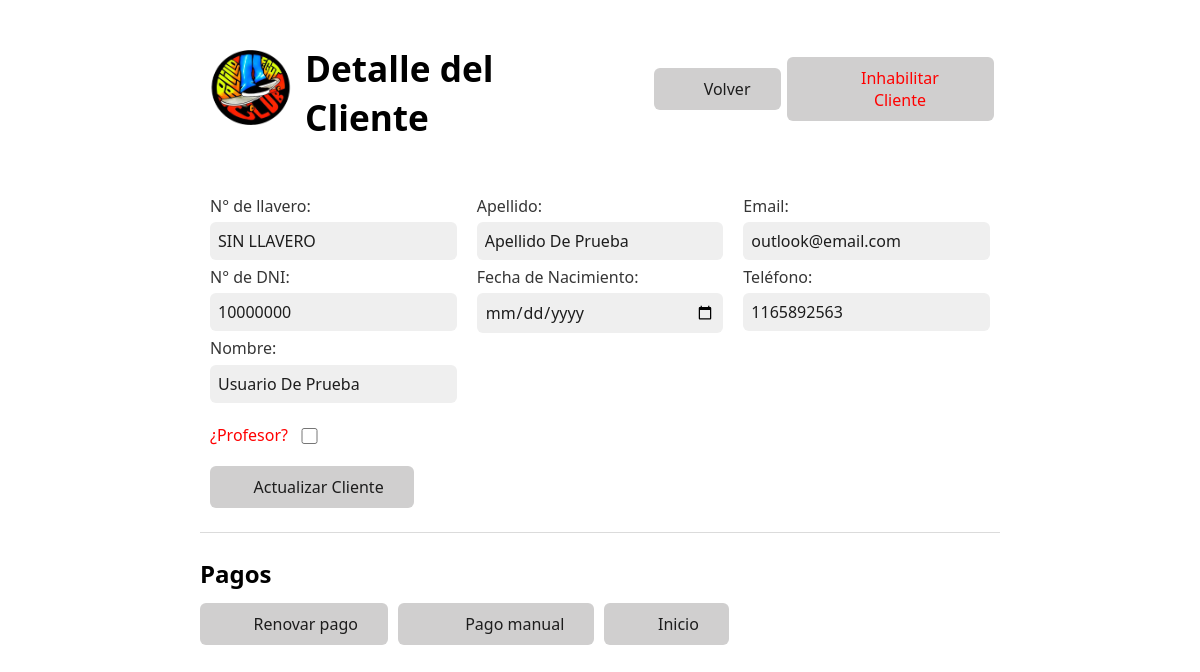
The app's page /controllers/detalle_usuario_controller.php?dni=10000000 (signed in), older data.
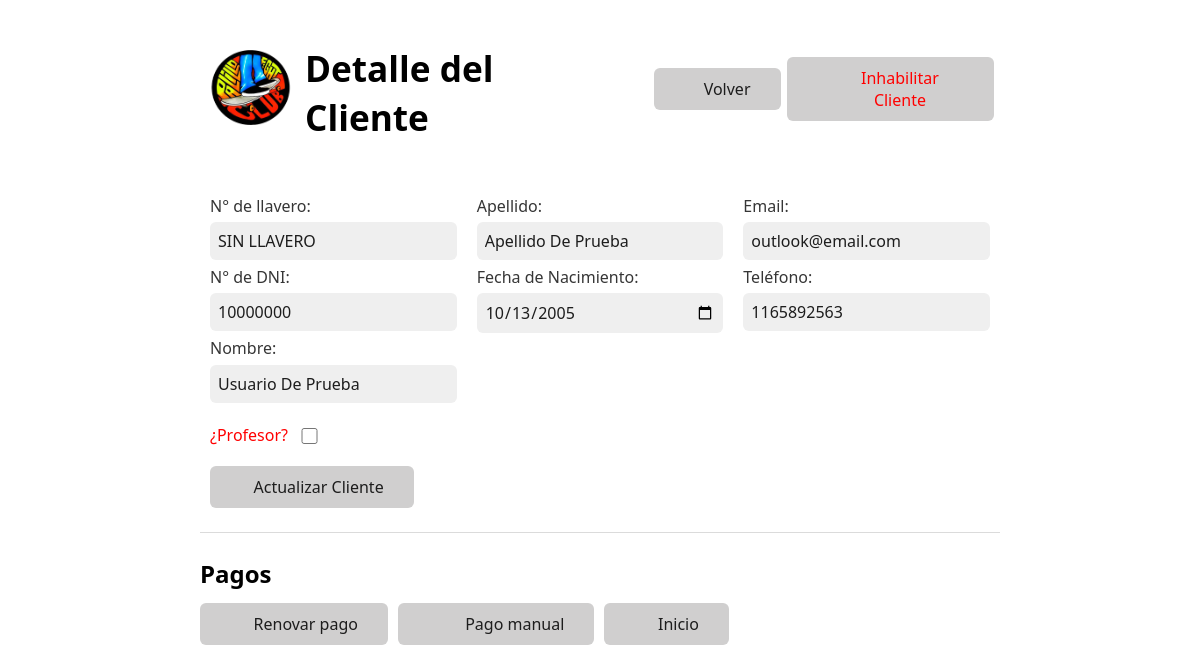
The same page, newer data.
### tables this page shows
CREATE TABLE `users` (
  `id_user` int(255) NOT NULL,
  `rfid` longtext NOT NULL COMMENT 'Serial tarjeta de acceso',
  `dni` int(8) NOT NULL,
  `user_name` varchar(75) NOT NULL,
  `user_surname` varchar(75) DEFAULT NULL,
  `password` text DEFAULT NULL,
  `birth_day` date DEFAULT NULL,
  `email` text DEFAULT NULL,
  `phone_number` int(13) DEFAULT NULL,
  `asset` tinyint(1) NOT NULL DEFAULT 1 COMMENT 'Define si el Usuario\r\nse encuentra activo\r\n1 = Activo; 0 = Inactivo',
  `type_user` int(255) NOT NULL DEFAULT 2 COMMENT '1 - PROFESOR\r\n2 - ALUMNO\r\n3 - ADMINISTRADOR'
);

### controllers/detalle_usuario_controller.php (called while the page is built, shortened)
<?php
require_once '../models/user_model.php';
$user = new User();
$dni = isset($_GET['dni']) ? $_GET['dni'] : '';
$usuario = $user->getUserByDNI($dni);
include '../views/usuario_view.php';

### models/conexion_model.php (called while the page is built, shortened)
<?php
class Database {
  private $pdo;
  public function __construct() {
    $this->host = getenv('MYSQL_DB_HOST') ?? 'mysql';
    $this->database = getenv('MYSQL_DB_NAME') ?? '';
    $this->username = getenv('MYSQL_DB_USER') ?? '';
    $this->password = getenv('MYSQL_DB_PASSWORD') ?? '';
    try {
      $this->pdo = new PDO("mysql:host={$this->host};dbname={$this->database}", $this->username, $this->password);
      $this->pdo->setAttribute(PDO::ATTR_ERRMODE, PDO::ERRMODE_EXCEPTION);
    } catch (PDOException $e) {
      echo "Error de conexión: " . $e->getMessage();
      die();
    }
  }
  public function getConnection() {
    return $this->pdo;
  }
}
?>

### models/user_model.php (called while the page is built, shortened)
<?php
require_once 'conexion_model.php';
class User {
  private $pdo;
  public function __construct() {
    $this->database = new Database();
    $this->pdo = $this->database->getConnection();
  }
  public function getUserByDNI(string $dni) {
    try {
      $stmt = $this->pdo->prepare("SELECT * FROM `users` WHERE `dni` = :dni");
      $stmt->bindParam(':dni', $dni, PDO::PARAM_STR);
      $stmt->execute();
      return $stmt->fetch(PDO::FETCH_ASSOC);
    } catch (PDOException $e) {
      return false;
    }
  }
}
?>

### views/usuario_view.php (the view, shortened to what the changed rows need)
<!DOCTYPE html>
<html lang="es">
<head>
  <link rel="stylesheet" href="../public/css/water.css">
  <link rel="stylesheet" href="../public/css/estilos.css">
</head>
<body>
  <div class="cabecera">
    <h1 style="padding-right: 40px;" >Detalle del <?php echo $usuario['type_user'] == 1 ? 'Profesor' : 'Cliente'; ?></h1>
  </div>
  <div class="detalle-usuario">
    <?php if ($usuario): ?>
      <form id="form-datos-usuario" action="../controllers/actualizar_usuarios_controller.php" method="post" class="form-container">
        <div class="form-group">
          <label for="rfid">N° de llavero:</label>
          <input type="text" id="rfid" name="rfid" value="<?php echo htmlspecialchars($usuario['rfid']); ?>">
          <label for="dni">N° de DNI:</label>
          <input type="text" id="dni" name="dni" value="<?php echo htmlspecialchars($usuario['dni']); ?>">
          <label for="name">Nombre:</label>
          <input type="text" id="name" name="name" value="<?php echo htmlspecialchars($usuario['user_name']); ?>">
          <?php if ($usuario['asset'] == 1): ?>
            <div style="padding-top: 15px; padding-bottom: 15px;" class="exceptuado">
              <label for="profesor"><?php echo $usuario['type_user'] != 1 ? '¿Profesor?' : '¿Cliente?'; ?></label>
              <input type="checkbox" id="cambioTipoUsuario" name="cambioTipoUsuario" value="TRUE">
            </div>
          <?php endif; ?>
          <?php if ($usuario['asset'] == 1): ?>
            <button type="submit">
              <i class="fas fa-sync-alt"></i>
              Actualizar <?php echo $usuario['type_user'] == 1 ? 'Profesor' : 'Cliente'; ?>
            </button>
          <?php endif; ?>
        </div>
        <div class="form-group">
          <label for="surname">Apellido:</label>
          <input type="text" id="surname" name="surname" value="<?php echo htmlspecialchars($usuario['user_surname']); ?>">
          <label for="birth_day">Fecha de Nacimiento:</label>
          <input type="date" id="birth_day" name="birth_day" value="<?php echo htmlspecialchars($usuario['birth_day']); ?>">
        </div>
        <div class="form-group">
          <label for="email">Email:</label>
          <input type="email" id="email" name="email" value="<?php echo htmlspecialchars($usuario['email']); ?>">
          <label for="phone">Teléfono:</label>
          <input type="text" id="phone" name="phone" value="<?php echo htmlspecialchars($usuario['phone_number']); ?>">
        </div>
      </form>
      <?php if ($usuario['type_user'] != 1): ?>
        <hr>
        <h2>Pagos</h2>
        <?php if ($usuario['asset'] == 1): ?>
          <button onclick="window.location.href='../controllers/nuevo_pago_controller.php?id_user=<?php echo $usuario['id_user']; ?>'" id="cargar_pago">
            <i style="padding-right: 10px;" class="fas fa-wallet"></i>
            Renovar pago
          </button>
          <button id="cargar_pago_manual">
            <i class="fas fa-wallet"></i>
            <i style="padding-right: 10px;" class="fas fa-hand-paper"></i>
            Pago manual
          </button>
        <?php endif; ?>
        <button onclick="location.href='../views/dashboard_view.php'">
          <i style="padding-right: 10px;" class="fas fa-home"></i>
          Inicio
        </button>
      <?php endif; ?>
    <?php else: ?>
      <p>No se encontraron datos para este <?php echo $usuario['type_user'] == 1 ? 'Profesor' : 'Cliente'; ?>.</p>
    <?php endif; ?>
  </div>
</body>
</html>

Row changes from the older to the newer data that the page shows:
changed users "SIN LLAVERO": birth_day (not shown) → "10/13/2005"
